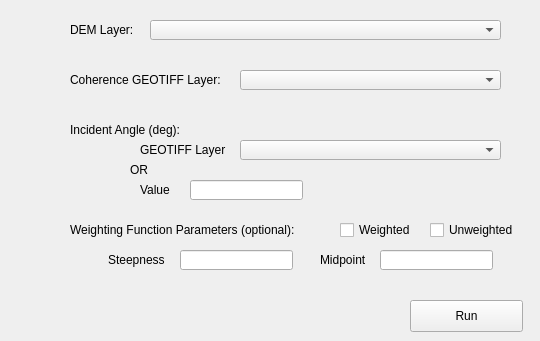
         <widget class="QWidget" name="tab_9">
          <attribute name="title">
           <string>InSAR Sensitivity Map</string>
          </attribute>
          <widget class="QComboBox" name="comboBox_9">
           <property name="geometry">
            <rect>
             <x>150</x>
             <y>20</y>
             <width>351</width>
             <height>20</height>
            </rect>
           </property>
          </widget>
          <widget class="QLabel" name="label_30">
           <property name="geometry">
            <rect>
             <x>70</x>
             <y>20</y>
             <width>81</width>
             <height>20</height>
            </rect>
           </property>
           <property name="text">
            <string>DEM Layer:</string>
           </property>
          </widget>
          <widget class="QLabel" name="label_31">
           <property name="geometry">
            <rect>
             <x>70</x>
             <y>70</y>
             <width>171</width>
             <height>20</height>
            </rect>
           </property>
           <property name="text">
            <string>Coherence GEOTIFF Layer:</string>
           </property>
          </widget>
          <widget class="QComboBox" name="comboBox_10">
           <property name="geometry">
            <rect>
             <x>240</x>
             <y>70</y>
             <width>261</width>
             <height>20</height>
            </rect>
           </property>
          </widget>
          <widget class="QComboBox" name="comboBox_11">
           <property name="geometry">
            <rect>
             <x>240</x>
             <y>140</y>
             <width>261</width>
             <height>20</height>
            </rect>
           </property>
          </widget>
          <widget class="QLabel" name="label_32">
           <property name="geometry">
            <rect>
             <x>140</x>
             <y>180</y>
             <width>51</width>
             <height>20</height>
            </rect>
           </property>
           <property name="text">
            <string>Value</string>
           </property>
          </widget>
          <widget class="QLabel" name="label_33">
           <property name="geometry">
            <rect>
             <x>130</x>
             <y>160</y>
             <width>141</width>
             <height>20</height>
            </rect>
           </property>
           <property name="text">
            <string>OR</string>
           </property>
          </widget>
          <widget class="QLineEdit" name="lineEdit_10">
           <property name="geometry">
            <rect>
             <x>190</x>
             <y>180</y>
             <width>113</width>
             <height>20</height>
            </rect>
           </property>
          </widget>
          <widget class="QLabel" name="label_34">
           <property name="geometry">
            <rect>
             <x>70</x>
             <y>120</y>
             <width>141</width>
             <height>20</height>
            </rect>
           </property>
           <property name="text">
            <string>Incident Angle (deg):</string>
           </property>
          </widget>
          <widget class="QLabel" name="label_35">
           <property name="geometry">
            <rect>
             <x>140</x>
             <y>140</y>
             <width>101</width>
             <height>20</height>
            </rect>
           </property>
           <property name="text">
            <string>GEOTIFF Layer</string>
           </property>
          </widget>
          <widget class="QLabel" name="label_36">
           <property name="geometry">
            <rect>
             <x>70</x>
             <y>220</y>
             <width>261</width>
             <height>20</height>
            </rect>
           </property>
           <property name="text">
            <string>Weighting Function Parameters (optional):</string>
           </property>
          </widget>
          <widget class="QLabel" name="label_37">
           <property name="geometry">
            <rect>
             <x>108</x>
             <y>250</y>
             <width>71</width>
             <height>20</height>
            </rect>
           </property>
           <property name="text">
            <string>Steepness</string>
           </property>
          </widget>
          <widget class="QLineEdit" name="lineEdit_11">
           <property name="geometry">
            <rect>
             <x>180</x>
             <y>250</y>
             <width>113</width>
             <height>20</height>
            </rect>
           </property>
          </widget>
          <widget class="QLabel" name="label_38">
           <property name="geometry">
            <rect>
             <x>320</x>
             <y>250</y>
             <width>61</width>
             <height>20</height>
            </rect>
           </property>
           <property name="text">
            <string>Midpoint</string>
           </property>
          </widget>
          <widget class="QLineEdit" name="lineEdit_12">
           <property name="geometry">
            <rect>
             <x>380</x>
             <y>250</y>
             <width>113</width>
             <height>20</height>
            </rect>
           </property>
          </widget>
          <widget class="QPushButton" name="pushButton_5">
           <property name="geometry">
            <rect>
             <x>410</x>
             <y>300</y>
             <width>113</width>
             <height>32</height>
            </rect>
           </property>
           <property name="text">
            <string>Run</string>
           </property>
          </widget>
          <widget class="QCheckBox" name="checkBox_10">
           <property name="geometry">
            <rect>
             <x>430</x>
             <y>220</y>
             <width>101</width>
             <height>20</height>
            </rect>
           </property>
           <property name="text">
            <string>Unweighted</string>
           </property>
          </widget>
          <widget class="QCheckBox" name="checkBox_11">
           <property name="geometry">
            <rect>
             <x>340</x>
             <y>220</y>
             <width>81</width>
             <height>20</height>
            </rect>
           </property>
           <property name="text">
            <string>Weighted</string>
           </property>
          </widget>
         </widget>
